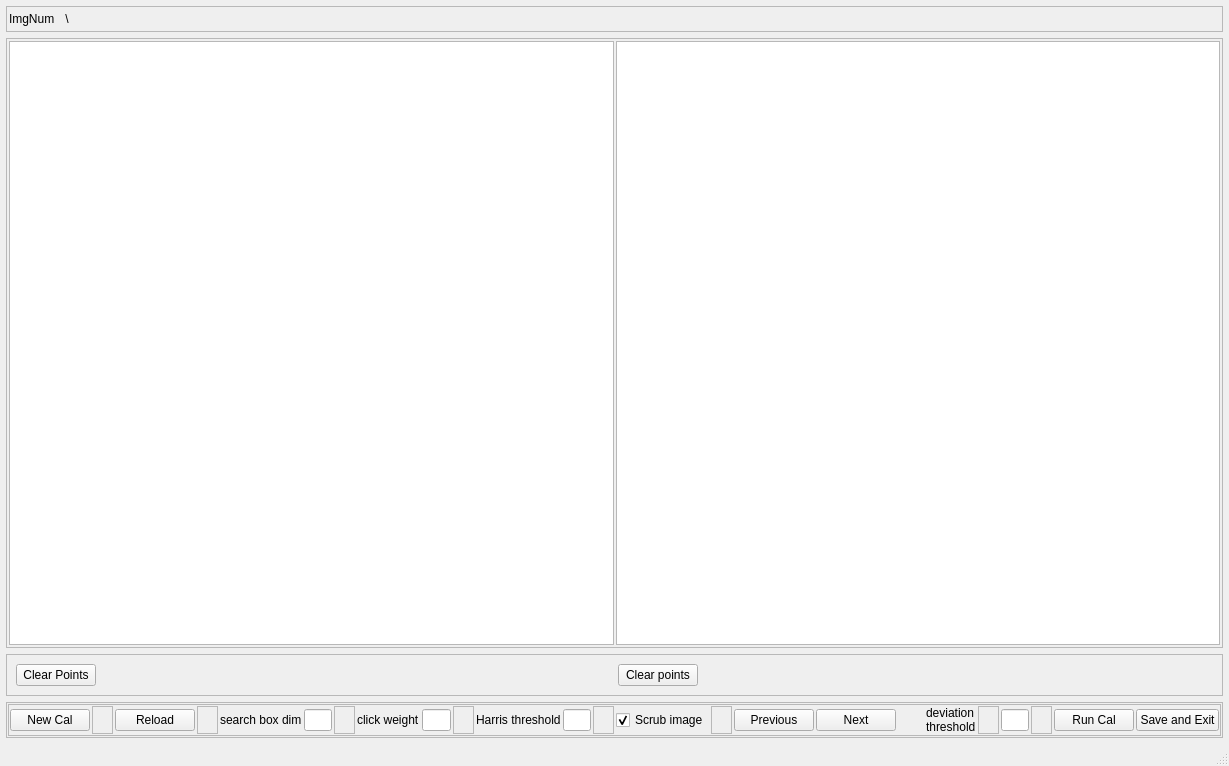
<?xml version="1.0" encoding="UTF-8"?>
<ui version="4.0">
 <class>StereoCalibrate</class>
 <widget class="QMainWindow" name="StereoCalibrate">
  <property name="geometry">
   <rect>
    <x>0</x>
    <y>0</y>
    <width>1229</width>
    <height>766</height>
   </rect>
  </property>
  <property name="minimumSize">
   <size>
    <width>0</width>
    <height>0</height>
   </size>
  </property>
  <property name="maximumSize">
   <size>
    <width>9999</width>
    <height>9999</height>
   </size>
  </property>
  <property name="windowTitle">
   <string>StereoCalibrate</string>
  </property>
  <widget class="QWidget" name="centralwidget">
   <layout class="QVBoxLayout" name="verticalLayout">
    <property name="leftMargin">
     <number>6</number>
    </property>
    <property name="topMargin">
     <number>6</number>
    </property>
    <property name="rightMargin">
     <number>6</number>
    </property>
    <property name="bottomMargin">
     <number>6</number>
    </property>
    <item>
     <widget class="QFrame" name="frame">
      <property name="frameShape">
       <enum>QFrame::StyledPanel</enum>
      </property>
      <property name="frameShadow">
       <enum>QFrame::Raised</enum>
      </property>
      <layout class="QHBoxLayout" name="horizontalLayout_2">
       <property name="spacing">
        <number>2</number>
       </property>
       <property name="leftMargin">
        <number>2</number>
       </property>
       <property name="topMargin">
        <number>2</number>
       </property>
       <property name="rightMargin">
        <number>2</number>
       </property>
       <property name="bottomMargin">
        <number>2</number>
       </property>
       <item>
        <widget class="QLabel" name="frameLabel">
         <property name="text">
          <string>ImgNum</string>
         </property>
        </widget>
       </item>
       <item>
        <widget class="QLabel" name="label_5">
         <property name="minimumSize">
          <size>
           <width>20</width>
           <height>0</height>
          </size>
         </property>
         <property name="text">
          <string>\</string>
         </property>
         <property name="alignment">
          <set>Qt::AlignCenter</set>
         </property>
        </widget>
       </item>
       <item>
        <widget class="QLabel" name="totLabel">
         <property name="text">
          <string/>
         </property>
        </widget>
       </item>
       <item>
        <spacer name="horizontalSpacer">
         <property name="orientation">
          <enum>Qt::Horizontal</enum>
         </property>
         <property name="sizeHint" stdset="0">
          <size>
           <width>40</width>
           <height>20</height>
          </size>
         </property>
        </spacer>
       </item>
      </layout>
     </widget>
    </item>
    <item>
     <widget class="QFrame" name="frame_2">
      <property name="frameShape">
       <enum>QFrame::StyledPanel</enum>
      </property>
      <property name="frameShadow">
       <enum>QFrame::Raised</enum>
      </property>
      <layout class="QHBoxLayout" name="horizontalLayout">
       <property name="spacing">
        <number>2</number>
       </property>
       <property name="leftMargin">
        <number>2</number>
       </property>
       <property name="topMargin">
        <number>2</number>
       </property>
       <property name="rightMargin">
        <number>2</number>
       </property>
       <property name="bottomMargin">
        <number>2</number>
       </property>
       <item>
        <widget class="QImageViewer" name="gvLeft">
         <property name="enabled">
          <bool>true</bool>
         </property>
        </widget>
       </item>
       <item>
        <widget class="QImageViewer" name="gvRight"/>
       </item>
      </layout>
     </widget>
    </item>
    <item>
     <widget class="QFrame" name="frame_11">
      <property name="frameShape">
       <enum>QFrame::StyledPanel</enum>
      </property>
      <property name="frameShadow">
       <enum>QFrame::Raised</enum>
      </property>
      <layout class="QHBoxLayout" name="horizontalLayout_4">
       <item>
        <widget class="QPushButton" name="clearLeftBtn">
         <property name="text">
          <string>Clear Points</string>
         </property>
        </widget>
       </item>
       <item>
        <spacer name="horizontalSpacer_2">
         <property name="orientation">
          <enum>Qt::Horizontal</enum>
         </property>
         <property name="sizeHint" stdset="0">
          <size>
           <width>40</width>
           <height>20</height>
          </size>
         </property>
        </spacer>
       </item>
       <item>
        <widget class="QPushButton" name="clearRightBtn">
         <property name="text">
          <string>Clear points</string>
         </property>
        </widget>
       </item>
       <item>
        <spacer name="horizontalSpacer_4">
         <property name="orientation">
          <enum>Qt::Horizontal</enum>
         </property>
         <property name="sizeHint" stdset="0">
          <size>
           <width>40</width>
           <height>20</height>
          </size>
         </property>
        </spacer>
       </item>
      </layout>
     </widget>
    </item>
    <item>
     <widget class="QFrame" name="frame_3">
      <property name="frameShape">
       <enum>QFrame::StyledPanel</enum>
      </property>
      <property name="frameShadow">
       <enum>QFrame::Raised</enum>
      </property>
      <layout class="QVBoxLayout" name="verticalLayout_2">
       <property name="leftMargin">
        <number>1</number>
       </property>
       <property name="topMargin">
        <number>1</number>
       </property>
       <property name="rightMargin">
        <number>1</number>
       </property>
       <property name="bottomMargin">
        <number>1</number>
       </property>
       <item>
        <widget class="QFrame" name="frame_6">
         <property name="maximumSize">
          <size>
           <width>16777215</width>
           <height>75</height>
          </size>
         </property>
         <property name="frameShape">
          <enum>QFrame::StyledPanel</enum>
         </property>
         <property name="frameShadow">
          <enum>QFrame::Raised</enum>
         </property>
         <layout class="QGridLayout" name="gridLayout">
          <property name="leftMargin">
           <number>1</number>
          </property>
          <property name="topMargin">
           <number>1</number>
          </property>
          <property name="rightMargin">
           <number>1</number>
          </property>
          <property name="bottomMargin">
           <number>1</number>
          </property>
          <property name="spacing">
           <number>2</number>
          </property>
          <item row="0" column="11">
           <widget class="QLineEdit" name="harrisEdit">
            <property name="maximumSize">
             <size>
              <width>41</width>
              <height>16777215</height>
             </size>
            </property>
           </widget>
          </item>
          <item row="0" column="9">
           <widget class="QFrame" name="frame_8">
            <property name="minimumSize">
             <size>
              <width>21</width>
              <height>0</height>
             </size>
            </property>
            <property name="frameShape">
             <enum>QFrame::StyledPanel</enum>
            </property>
            <property name="frameShadow">
             <enum>QFrame::Raised</enum>
            </property>
           </widget>
          </item>
          <item row="0" column="6">
           <widget class="QFrame" name="frame_5">
            <property name="minimumSize">
             <size>
              <width>21</width>
              <height>0</height>
             </size>
            </property>
            <property name="frameShape">
             <enum>QFrame::StyledPanel</enum>
            </property>
            <property name="frameShadow">
             <enum>QFrame::Raised</enum>
            </property>
           </widget>
          </item>
          <item row="0" column="1">
           <widget class="QFrame" name="frame_4">
            <property name="minimumSize">
             <size>
              <width>21</width>
              <height>0</height>
             </size>
            </property>
            <property name="frameShape">
             <enum>QFrame::StyledPanel</enum>
            </property>
            <property name="frameShadow">
             <enum>QFrame::Raised</enum>
            </property>
            <layout class="QHBoxLayout" name="horizontalLayout_3"/>
           </widget>
          </item>
          <item row="0" column="14">
           <widget class="QFrame" name="frame_9">
            <property name="minimumSize">
             <size>
              <width>21</width>
              <height>0</height>
             </size>
            </property>
            <property name="frameShape">
             <enum>QFrame::StyledPanel</enum>
            </property>
            <property name="frameShadow">
             <enum>QFrame::Raised</enum>
            </property>
           </widget>
          </item>
          <item row="0" column="12">
           <widget class="QFrame" name="frame_10">
            <property name="minimumSize">
             <size>
              <width>21</width>
              <height>0</height>
             </size>
            </property>
            <property name="frameShape">
             <enum>QFrame::StyledPanel</enum>
            </property>
            <property name="frameShadow">
             <enum>QFrame::Raised</enum>
            </property>
           </widget>
          </item>
          <item row="0" column="3">
           <widget class="QFrame" name="frame_12">
            <property name="minimumSize">
             <size>
              <width>21</width>
              <height>0</height>
             </size>
            </property>
            <property name="frameShape">
             <enum>QFrame::StyledPanel</enum>
            </property>
            <property name="frameShadow">
             <enum>QFrame::Raised</enum>
            </property>
           </widget>
          </item>
          <item row="0" column="21">
           <widget class="QFrame" name="frame_7">
            <property name="minimumSize">
             <size>
              <width>21</width>
              <height>0</height>
             </size>
            </property>
            <property name="frameShape">
             <enum>QFrame::StyledPanel</enum>
            </property>
            <property name="frameShadow">
             <enum>QFrame::Raised</enum>
            </property>
           </widget>
          </item>
          <item row="0" column="10">
           <widget class="QLabel" name="label_4">
            <property name="text">
             <string>Harris threshold</string>
            </property>
           </widget>
          </item>
          <item row="0" column="23">
           <widget class="QPushButton" name="doneBtn">
            <property name="text">
             <string>Save and Exit</string>
            </property>
           </widget>
          </item>
          <item row="0" column="0">
           <widget class="QPushButton" name="loadBtn">
            <property name="text">
             <string>New Cal</string>
            </property>
           </widget>
          </item>
          <item row="0" column="17">
           <spacer name="horizontalSpacer_3">
            <property name="orientation">
             <enum>Qt::Horizontal</enum>
            </property>
            <property name="sizeHint" stdset="0">
             <size>
              <width>40</width>
              <height>20</height>
             </size>
            </property>
           </spacer>
          </item>
          <item row="0" column="15">
           <widget class="QPushButton" name="prevBtn">
            <property name="text">
             <string>Previous</string>
            </property>
           </widget>
          </item>
          <item row="0" column="4">
           <widget class="QLabel" name="label_2">
            <property name="text">
             <string>search box dim</string>
            </property>
           </widget>
          </item>
          <item row="0" column="5">
           <widget class="QLineEdit" name="xDimEdit">
            <property name="maximumSize">
             <size>
              <width>41</width>
              <height>16777215</height>
             </size>
            </property>
           </widget>
          </item>
          <item row="0" column="22">
           <widget class="QPushButton" name="calBtn">
            <property name="text">
             <string>Run Cal</string>
            </property>
           </widget>
          </item>
          <item row="0" column="16">
           <widget class="QPushButton" name="nextBtn">
            <property name="text">
             <string>Next</string>
            </property>
           </widget>
          </item>
          <item row="0" column="7">
           <widget class="QLabel" name="label">
            <property name="text">
             <string>click weight</string>
            </property>
           </widget>
          </item>
          <item row="0" column="8">
           <widget class="QLineEdit" name="wtEdit">
            <property name="maximumSize">
             <size>
              <width>41</width>
              <height>16777215</height>
             </size>
            </property>
           </widget>
          </item>
          <item row="0" column="13">
           <widget class="QCheckBox" name="scrubBox">
            <property name="text">
             <string>Scrub image</string>
            </property>
            <property name="checked">
             <bool>true</bool>
            </property>
           </widget>
          </item>
          <item row="0" column="2">
           <widget class="QPushButton" name="reloadCalBtn">
            <property name="text">
             <string>Reload</string>
            </property>
           </widget>
          </item>
          <item row="0" column="18">
           <widget class="QLabel" name="label_3">
            <property name="text">
             <string>deviation
threshold</string>
            </property>
           </widget>
          </item>
          <item row="0" column="20">
           <widget class="QLineEdit" name="devThreshEdit">
            <property name="maximumSize">
             <size>
              <width>41</width>
              <height>16777215</height>
             </size>
            </property>
           </widget>
          </item>
          <item row="0" column="19">
           <widget class="QFrame" name="frame_13">
            <property name="minimumSize">
             <size>
              <width>21</width>
              <height>0</height>
             </size>
            </property>
            <property name="frameShape">
             <enum>QFrame::StyledPanel</enum>
            </property>
            <property name="frameShadow">
             <enum>QFrame::Raised</enum>
            </property>
           </widget>
          </item>
         </layout>
        </widget>
       </item>
      </layout>
     </widget>
    </item>
   </layout>
  </widget>
  <widget class="QStatusBar" name="statusBar"/>
  <action name="actionLoad">
   <property name="text">
    <string>Load Deployment...</string>
   </property>
  </action>
  <action name="actionExit">
   <property name="text">
    <string>Exit</string>
   </property>
  </action>
 </widget>
 <customwidgets>
  <customwidget>
   <class>QImageViewer</class>
   <extends>QGraphicsView</extends>
   <header>QImageViewer.QImageViewer</header>
  </customwidget>
 </customwidgets>
 <resources/>
 <connections/>
</ui>
